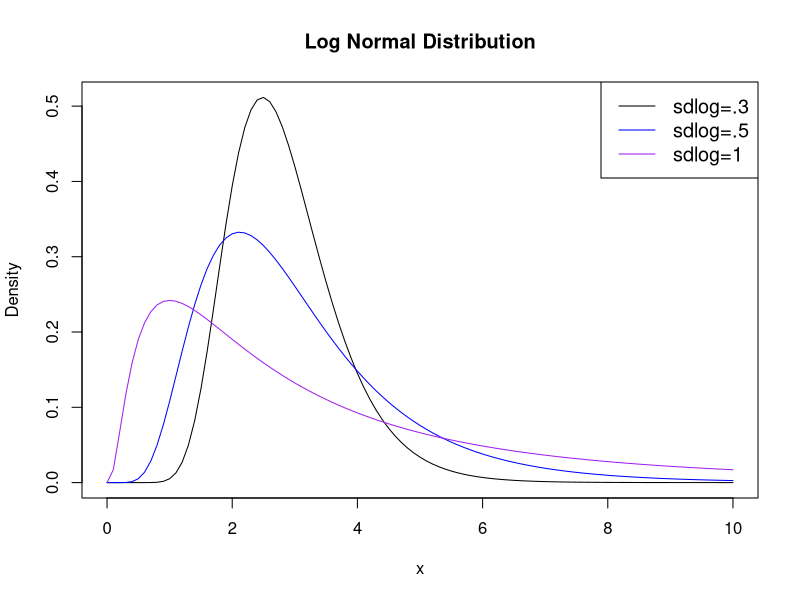
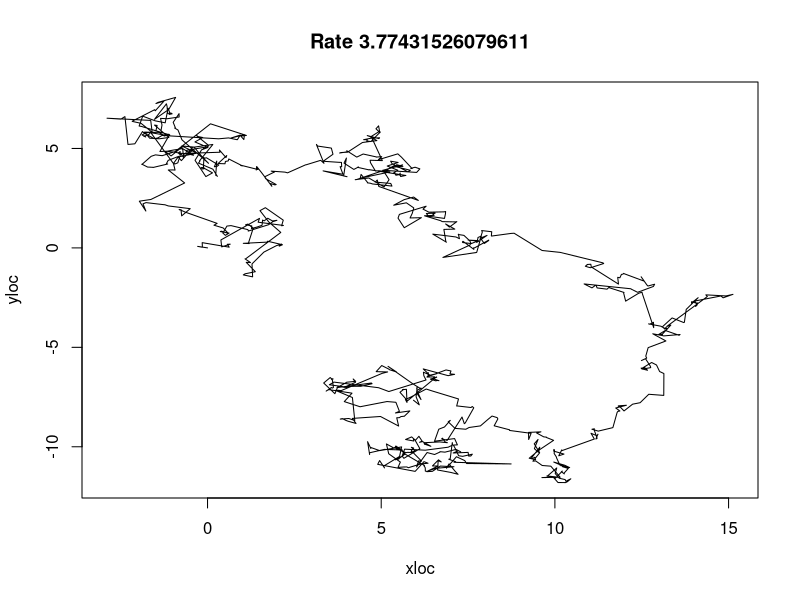
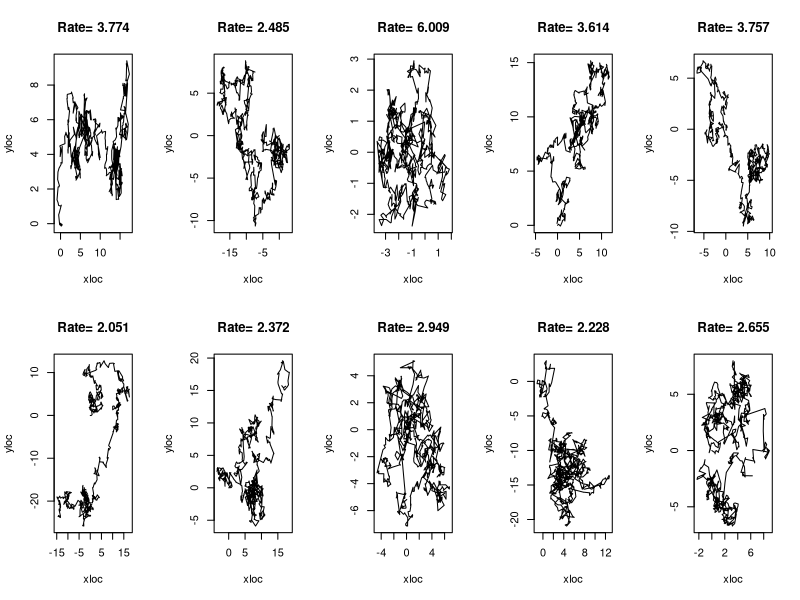
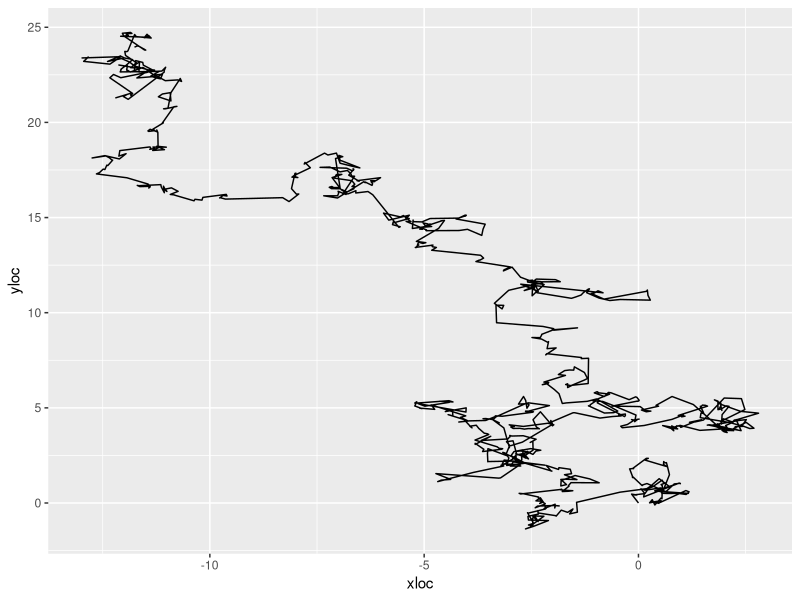
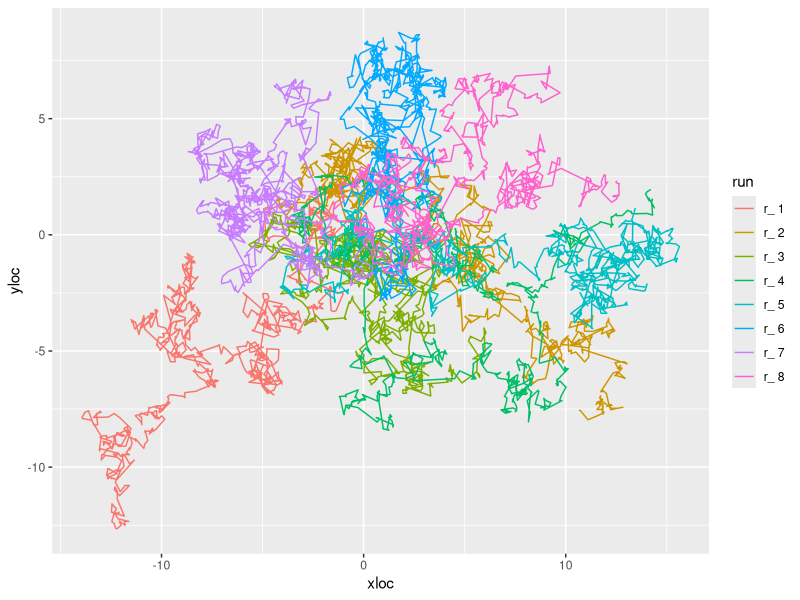
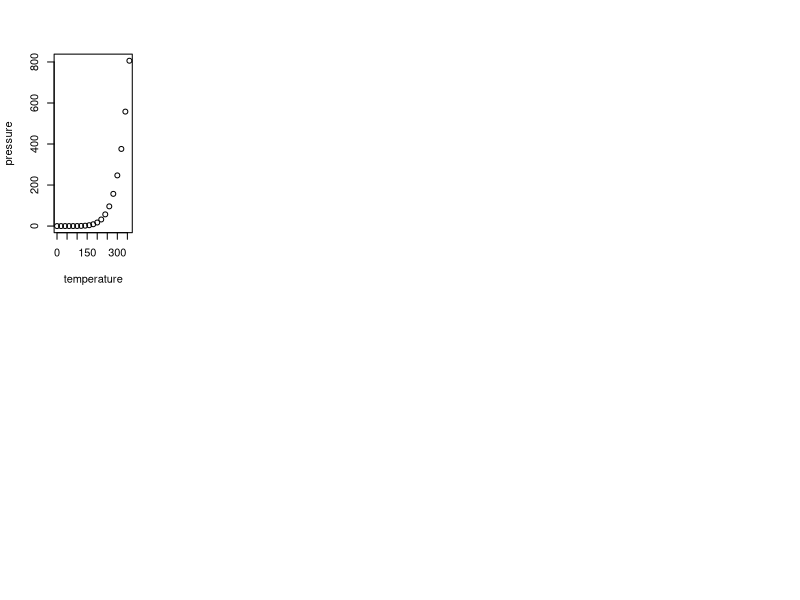

The R source for these figures, in order:
## ---- chunk 1
knitr::opts_chunk$set(echo = TRUE)
## ---- chunk 2
mycols <- c("black", "blue", "purple")
#create density plots
curve(dlnorm(x, meanlog=1, sdlog=.3), from=0, to=10, col=mycols[1],
      main = 'Log Normal Distribution', #add title
      ylab = 'Density', #change y-axis label
      )
curve(dlnorm(x, meanlog=1, sdlog=.5), from=0, to=10, col=mycols[2], add=TRUE)
curve(dlnorm(x, meanlog=1, sdlog=1), from=0, to=10, col=mycols[3], add=TRUE)

#add legend
legend("topright", legend=c("sdlog=.3", "sdlog=.5", "sdlog=1"),
       col=mycols, lty=1, cex=1.2)
## ---- chunk 3
m_1 <- rlnorm(10, meanlog = 1, sdlog = 0.3)
m_2 <- rlnorm(10, meanlog = 1, sdlog = 0.5)
m_3 <- rlnorm(10, meanlog = 1, sdlog = 1)
## ---- chunk 4

## ---- chunk 5
t <- 1000 # Number of time steps

tru.rate <- m_1[1]
movedist <- rexp(t, rate = tru.rate)
angle <- runif(t, min = 0, max = 360)
distx <- movedist*cos(angle)
xloc <- c(0, cumsum(distx))
disty <- movedist*sin(angle)
yloc <- c(0, cumsum(disty))
animalTraj <- data.frame(time = 0:t, xloc = xloc, yloc = yloc)

plot(x = xloc, y = yloc, type = "l", main = paste("Rate", tru.rate))

## ---- chunk 6
sim_movement <- function(prm, t = 1000, plot.it = TRUE, return.data.frame = FALSE){
  tru.rate <- round(prm, 3)
  movedist <- rexp(t, rate = tru.rate)
  angle <- runif(t, min = 0, max = 360)
  distx <- movedist*cos(angle)
  xloc <- c(0, cumsum(distx))
  disty <- movedist*sin(angle)
  yloc <- c(0, cumsum(disty))
  animalTraj <- data.frame(time = 0:t, xloc = xloc, yloc = yloc)
  if(plot.it == TRUE){
    plot(x = xloc, y = yloc, type = "l", main = paste("Rate=",tru.rate))
  }
  if(return.data.frame == TRUE){
    return(animalTraj)
  }
}
## ---- chunk 7
par(mfrow=c(2,5))

for(j in 1:10){
  sim_movement(m_1[j])}

## ---- chunk 8
library(dplyr)
library(ggplot2)

df <- sim_movement(m_1[1], plot.it = FALSE, return.data.frame = TRUE)

df %>% 
  ggplot(., aes(x = xloc, y=yloc)) +
  geom_path()

## ---- chunk 9

df <- NULL

for(k in 1:8){
  a <- sim_movement(m_1[1], plot.it = FALSE, return.data.frame = TRUE) %>% 
    mutate(run = paste("r_", k))
  df <- rbind.data.frame(df, a)
}
  

df %>% 
  ggplot(., aes(x = xloc, y=yloc, color = run)) +
  geom_path()
## ---- chunk 10
summary(cars)
## ---- chunk 11
plot(pressure)
